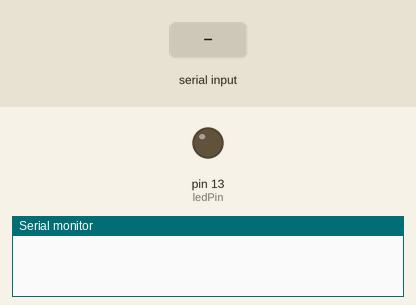
Recording of a sketch running on a simulated Arduino Uno, built with avr-gcc and run on an emulated ATmega328P. Parts: output pins drawn as LEDs (lit = HIGH), the last lines printed to the serial monitor. The inputs (shaded band) are chosen by the test bench.

Above: at 1.2 s.
1.3 s: "1" received over Serial
At 2.5 s:
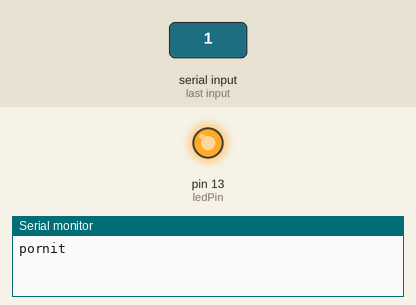
2.8 s: "2" received over Serial
At 3.7 s:
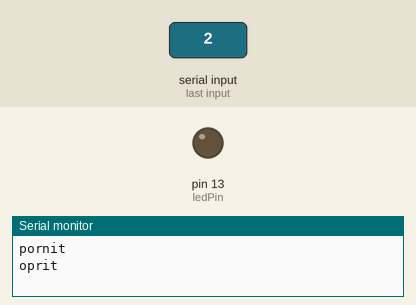
4.3 s: "3" received over Serial
At 4.8 s:
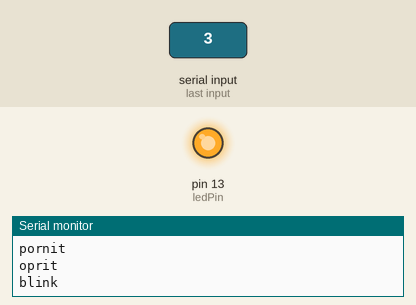
Timing chart, 0 to 7.3 s (numbered marks = the images above; inputs shaded):
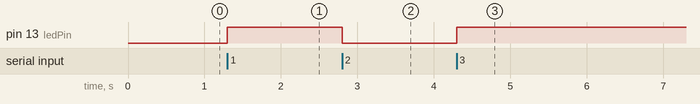

The sketch:

L1.ino
```cpp
const int ledPin = 13;
char currentMode = '2'; //  oprit

void setup() {
  pinMode(ledPin, OUTPUT);
  digitalWrite(ledPin, LOW);
  Serial.begin(9600);
}

void loop() {
  // verificam daca am primit o comanda noua pe serial
  if (Serial.available() > 0) {
    char option = Serial.read();

    if (option == '1') {
      currentMode = '1';
      digitalWrite(ledPin, HIGH);
      Serial.println("pornit");
    }
    else if (option == '2') {
      currentMode = '2';
      digitalWrite(ledPin, LOW);
      Serial.println("oprit");
    }
    else if (option == '3') {
      currentMode = '3';
      Serial.println("blink");
    }
  }

  // daca modul activ este blink la 10 secunde (10000 ms)
  if (currentMode == '3') {
    digitalWrite(ledPin, HIGH);
    delay(10000); // 10 secunde aprins
    digitalWrite(ledPin, LOW);
    delay(10000); // 10 secunde stins
  }
}
```

Measured:
- after the input at 1.3 s, pin 13 (ledPin): LOW → HIGH at once
- after the input at 2.8 s, pin 13 (ledPin): HIGH → LOW at once
- after the input at 4.3 s, pin 13 (ledPin): LOW → HIGH at once
